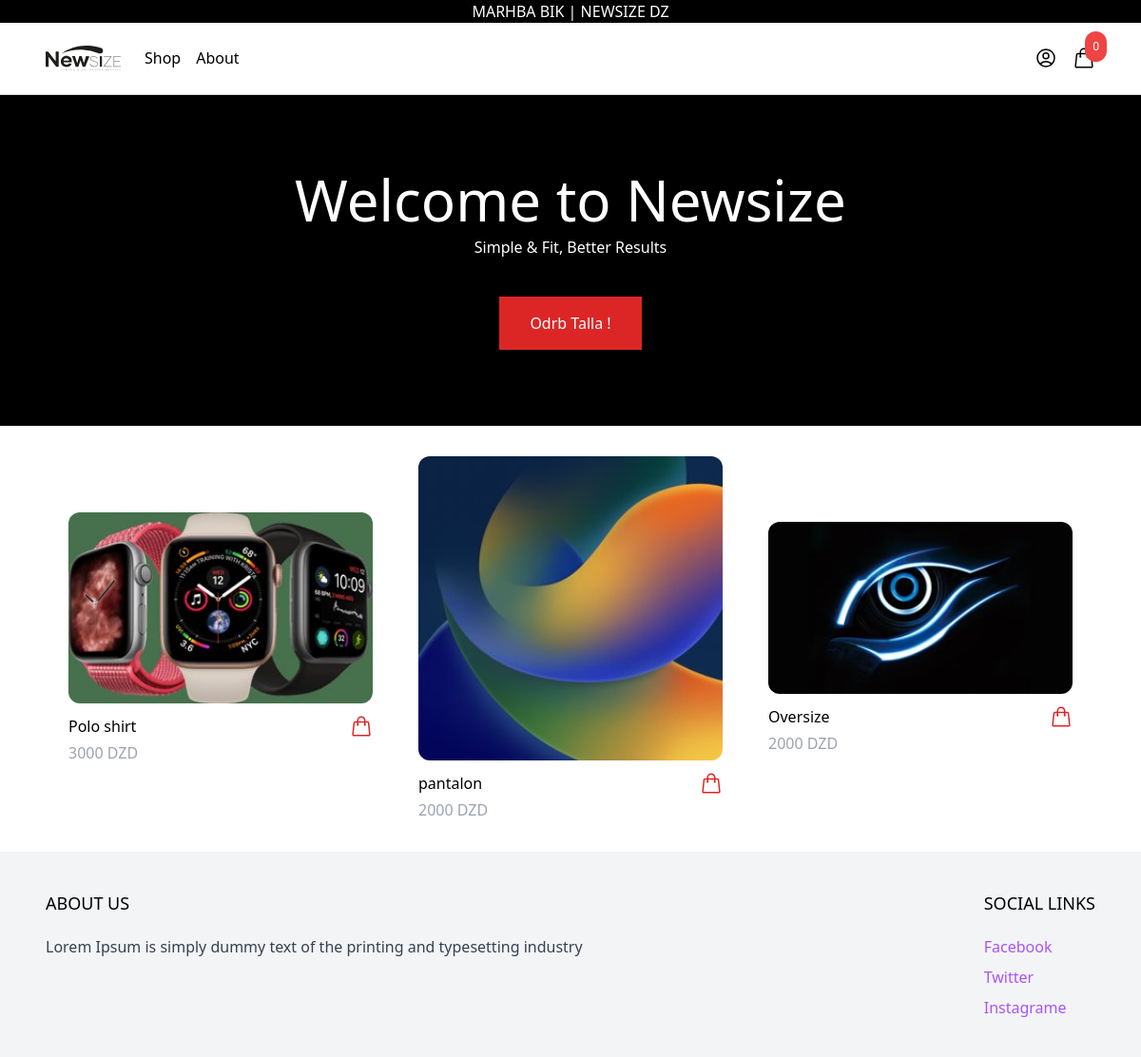
The page / on the database its author committed.
### products/models.py (models this page shows, shortened)
class Product(models.Model):
    category = models.ForeignKey(Category, related_name='products',on_delete=models.CASCADE)
    name = models.CharField(max_length=255)
    slug = models.SlugField()
    description = models.TextField(blank=True,null=True)
    price = models.IntegerField()
    created_at = models.DateTimeField(auto_now_add=True)
    image = models.ImageField(upload_to='uploads/',blank=True,null=True)
    thumbnail = models.ImageField(upload_to='uploads/',blank=True,null=True)
    class Meta:
        ordering = ('-created_at',)
    def get_display_price(self):
        return self.price
    def get_thumbnail(self):
        if self.thumbnail:
            return self.thumbnail.url

### core/views.py (the view)
# urls.py: path('', frontpage, name='frontpage'),
def frontpage(request):
    products = Product.objects.all()
    return render(request,'core/frontpage.html',{'products': products})

### cart/cart.py (called while the page is built)
    def __len__(self):
        return sum(item['quantity'] for item in self.cart.values())

### cart/context_processors.py (called while the page is built)
def cart(request):
    return {'cart': Cart(request)}

### core/templates/core/frontpage.html (shortened to what this page needs)
{%extends 'core/base.html'%}
{%block content%}
<header class="px-6 py-10 lg:py-20 bg-black ">
    <div class="max-w-3xl mx-auto text-center ">
        <p class="mb-2 text-3xl lg:text-6xl text-white">Welcome to Newsize </p>
        <p class="mb-10 text-white">Simple & Fit, Better Results</p>
        <a href="{%url 'shop'%}" class="inline-block px-8 py-4 bg-red-600 text-white hover:bg-red-500">Odrb Talla !</a>
    </div>
</header>
<div class="max-w-6xl mx-auto py-2 px-6 xl:px-0">
    <div class="products flex items-center flex-wrap">
        {% for product in products %}
            {% include 'product/partials/product_list_item.html' %}
        {% endfor %}
    </div>
</div>
{%endblock content%}

### products/templates/product/partials/product_list_item.html (shortened to what this page needs)
<div class="w-full md:w-1/3 xl:w-1/4 p-6">
    <a href="{% url 'product' product.slug%}" class="">
        <img class="w-full rounded-xl hover:shadow-lg" src="{{product.get_thumbnail}}" alt="">
    </a>
    <div class="pt-3 flex items-center justify-between">
        <a href="{% url 'product' product.slug%}">{{product.name}}</a>
        <a href="#" class="text-red-600 hover:text-red-600" hx-get="{% url 'add_to_cart' product.id %}"
            hx-target="#menu-cart-button" hx-swap="outerHTML"></a>
    </div>
    <p class="pt-1 text-gray-400">{{product.get_display_price}} DZD</p>
</div>

### rows shown on the page
Product: get_thumbnail (picture), name "Polo shirt", get_display_price "3000"
Product: get_thumbnail (picture), name "pantalon", get_display_price "2000"
Product: get_thumbnail (picture), name "Oversize", get_display_price "2000"

### other values the page prints
{{ cart|length }} "0"
